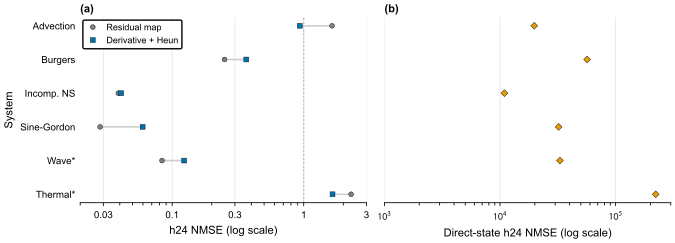

The Python source for this figure:
"""Three-arm architecture test at 64x32. Regenerate: python figures/three-arm-integrator.py"""

import csv
from pathlib import Path

import numpy as np
from orx_figstyle import (
    BASELINE,
    MUTED,
    PALETTE,
    WIDE,
    figure_grid,
    panel_labels,
    save,
    use_style,
)

HERE = Path(__file__).resolve().parent
DATA = HERE.parent / "data" / "three_arm_cpu.csv"
SYSTEMS = [
    "advection",
    "burgers",
    "incompressible_ns",
    "sine_gordon",
    "wave",
    "thermal_convection",
]
LABELS = ["Advection", "Burgers", "Incomp. NS", "Sine-Gordon", "Wave*", "Thermal*"]


def load():
    values = {}
    with DATA.open() as handle:
        for row in csv.DictReader(handle):
            if int(row["horizon"]) != 24:
                continue
            values[(row["arm"], row["system"])] = float(row["nmse_median"])
    return values


def main():
    use_style()
    values = load()
    fig, axes = figure_grid(1, 2, width=WIDE, ratio=0.36, sharey=True)
    ax_a, ax_b = axes

    y = np.arange(len(SYSTEMS))[::-1]
    for yi, system in zip(y, SYSTEMS):
        left = values[("residual", system)]
        right = values[("derivative_heun", system)]
        ax_a.plot([left, right], [yi, yi], color=MUTED, linewidth=1.2, zorder=1)
        ax_a.plot(left, yi, "o", color=BASELINE, markeredgecolor="black",
                  markeredgewidth=0.3, zorder=3, label="Residual map" if yi == y[0] else None)
        ax_a.plot(right, yi, "s", color=PALETTE["blue"], markeredgecolor="black",
                  markeredgewidth=0.3, zorder=3, label="Derivative + Heun" if yi == y[0] else None)
        direct = values[("direct_state", system)]
        ax_b.plot(direct, yi, "D", color=PALETTE["orange"], markeredgecolor="black",
                  markeredgewidth=0.3, zorder=3, label="Direct state" if yi == y[0] else None)

    ax_a.set_xscale("log")
    ax_a.set_xlim(0.02, 3.0)
    ax_a.set_xticks([0.03, 0.1, 0.3, 1, 3])
    ax_a.set_xticklabels(["0.03", "0.1", "0.3", "1", "3"])
    ax_a.axvline(1.0, color=BASELINE, linewidth=0.7, linestyle=(0, (2, 2)), zorder=0)
    ax_a.set_xlabel("h24 NMSE (log scale)")
    ax_a.set_yticks(y, LABELS)
    ax_a.set_ylabel("System")
    ax_a.tick_params(axis="y", length=0)
    ax_a.grid(axis="x")
    ax_a.grid(axis="y", visible=False)
    ax_a.legend(loc="upper left", fontsize=6.5, frameon=True, framealpha=1.0,
                edgecolor="black", borderpad=0.4)

    ax_b.set_xscale("log")
    ax_b.set_xlim(1e3, 3e5)
    ax_b.set_xticks([1e3, 1e4, 1e5])
    ax_b.set_xticklabels(["$10^3$", "$10^4$", "$10^5$"])
    ax_b.set_xlabel("Direct-state h24 NMSE (log scale)")
    ax_b.tick_params(axis="y", length=0)
    ax_b.grid(axis="x")
    ax_b.grid(axis="y", visible=False)

    for ax in (ax_a, ax_b):
        ax.spines["left"].set_visible(False)

    panel_labels([ax_a, ax_b])
    save(fig, str(HERE / "three-arm-integrator"), formats=("pdf", "svg", "png"))


if __name__ == "__main__":
    main()
